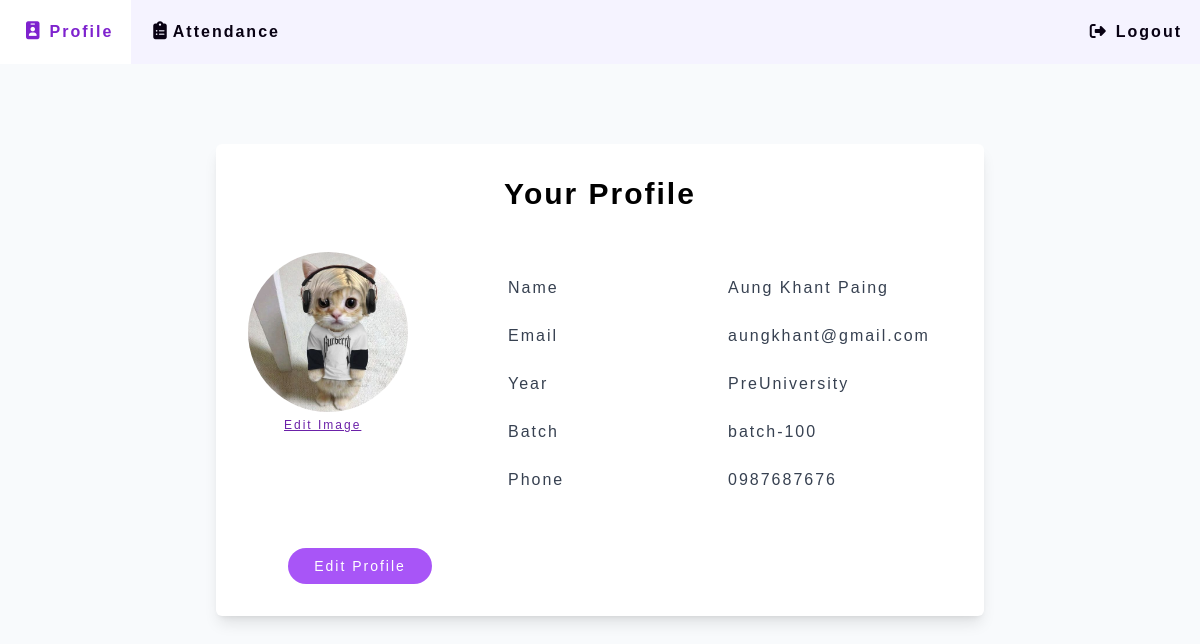
The page /student/profile (signed in) on the database its author committed.
### Website/models.py (models this page shows)
class Student(db.Model, UserMixin): # user object
    id = db.Column(db.Integer, primary_key=True)
    email = db.Column(db.String(150), unique=True)
    name = db.Column(db.String(150))
    password = db.Column(db.String(150))
    year = db.Column(db.Integer, db.ForeignKey('year.id'))
    batch = db.Column(db.String(150))
    phone = db.Column(db.String(150))
    profile = db.Column(db.String(300))
    attendances = db.relationship('Attendance')

class Year(db.Model):
    id = db.Column(db.Integer, primary_key=True)
    year_name = db.Column(db.String(150))
    students = db.relationship('Student')
    attendances = db.relationship('Attendance')

### app.py (the view)
@app.route('/student/profile', methods=['GET', 'POST'])
def studentProfile():
    if 'student_id' not in session:
        return redirect(url_for('home'))
    else:
        return studentprofile()

### Website/studentfeatures.py (called while the page is built, shortened)
def studentprofile():
    user_id = session.get('student_id')
    student = Student.query.get(user_id)
    student_year = Year.query.get(student.year).year_name
    years = Year.query.all()
    return render_template('studentProfile.html', user=student, student_year=student_year, years=years)

### Website/templates/studentProfile.html (shortened to what this page needs)
<!DOCTYPE html>
<html lang="en">
  <head>
    <script src="https://cdn.tailwindcss.com"></script>
    <link href="https://cdnjs.cloudflare.com/ajax/libs/flowbite/2.3.0/flowbite.min.css" rel="stylesheet" />
    <link
      rel="stylesheet"
      type="text/css"
      href="{{ url_for('static', filename='css/index.css') }}"
    />
  </head>
  <body>
    <div class="bg-slate-50 h-screen">
    <div>
      <ul class="bg-violet-50 m-0 list-none overflow-hidden">
        <li class="float-left"><a href="/student/profile" class="navi"><i class="fa-solid fa-id-badge mx-2 text-lg"></i>Profile</a></li>
        <li class="float-left"><a href="/student/attendance" class="navi"><i class="fa-solid fa-clipboard-list mx-1 text-lg"></i>Attendance</a></li>
        <li class="float-right"><a href="/student/logout" class="navi"><i class="fa-solid fa-right-from-bracket mx-2"></i>Logout</a></li>
      </ul>
    </div>
    <div class="flex flex-col justify-center items-center">
      <div class="mx-auto max-w-3xl mt-20 w-full bg-white p-8 rounded-md shadow-lg">
        <h2 class="text-3xl font-semibold mb-10 text-center">Your Profile</h2>
        <div class="max-w-screen-lg mx-auto mt-10 grid grid-cols-3 gap-4">
          <div>
            <img
              src="{{ url_for('static', filename='images/'+ user.profile) }}"
              alt="Welcome Image"
              class="rounded-full h-40 w-40 object-cover"
            />
            <form id="profileImageForm" enctype="multipart/form-data" method="POST">
                <label for="profileImage" class="underline text-xs ml-9 text-purple-800">
                    Edit Image
                </label>
            </form>
          </div>
          <div>
            <p class="pl-5 text-gray-700 font-medium my-6">Name</p>
            <p class="pl-5 text-gray-700 font-medium my-6">Email</p>
            <p class="pl-5 text-gray-700 font-medium my-6">Year</p>
            <p class="pl-5 text-gray-700 font-medium my-6">Batch</p>
            <p class="pl-5 text-gray-700 font-medium my-6">Phone</p>
          </div>
          <div>
            <p class="text-gray-700 font-medium my-6">{{ user.name}}</p>
            <p class="text-gray-700 font-medium my-6">{{ user.email}}</p>
            <p class="text-gray-700 font-medium my-6">{{ student_year }}</p>
            <p class="text-gray-700 font-medium my-6">{{ user.batch}}</p>
            <p class="text-gray-700 font-medium my-6">{{ user.phone}}</p>
          </div>
          <button id="myBtnProfile" class="bg-purple-500 text-white text-sm mt-4 mx-10 px-2 py-2 rounded-3xl hover:bg-purple-600 focus:outline-none focus:bg-purple-600">Edit Profile</button>
        </div>
      </div>
      </div>
  </body>
</html>

### Website/static/css/index.css (style rules this page uses)
html { font-family: Tahoma, sans-serif !important; letter-spacing: 2px; }
.navi { display: block; color: rgb(8, 1, 19); text-align: center; padding: 20px 18px; text-decoration: none; font-weight: 600; }

### rows shown on the page
Student: profile (picture), name "Aung Khant Paing", email "aungkhant@gmail.com", batch "batch-100", phone "0987687676"
Year: year_name "PreUniversity"
